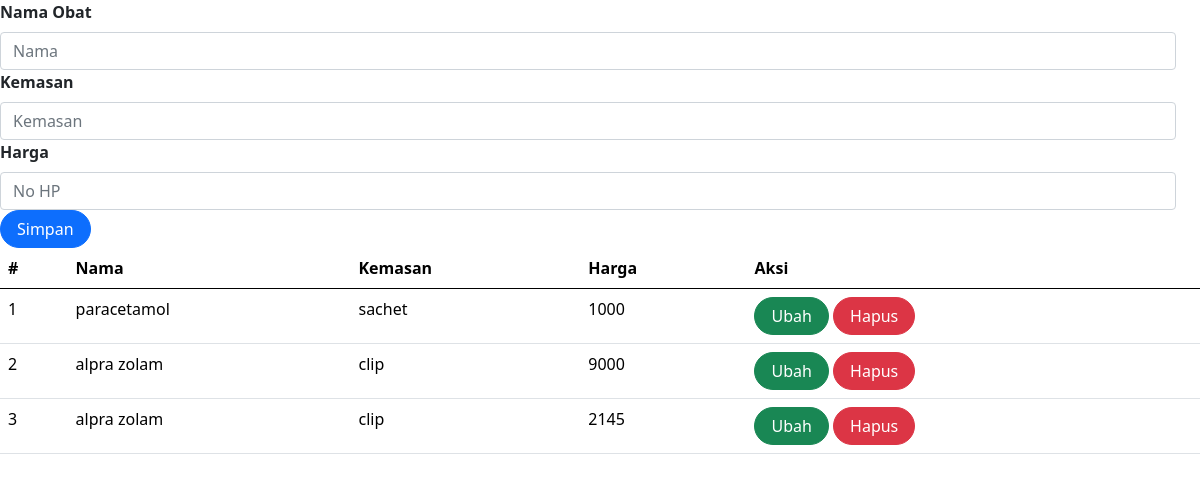
/obat.php, run on the app's committed database.
### tables this page shows
CREATE TABLE `obat` (
  `id` int(11) UNSIGNED NOT NULL,
  `nama_obat` varbinary(50) NOT NULL,
  `kemasan` varchar(35) NOT NULL,
  `harga` int(11) NOT NULL
);

### obat.php (the view, shortened to what this page needs)
<?php
include_once("koneksi.php");
?>
<!DOCTYPE html>
<html lang="en">
    <head>
        <link rel="stylesheet" href="assets/css/bootstrap.css">
        <link href="https://cdn.jsdelivr.net/npm/bootstrap@5.0.2/dist/css/bootstrap.min.css"
        rel="stylesheet"
>
    </head>
    <body>
        <form class="form row" method="POST" action="" name="myForm" onsubmit="return(validate());">
            <?php
            $nama = '';
            $kemasan = '';
            $harga = '';
            ?>
            <div class="row">
                <div class="col-12">
                    <label for="inputNamaObat" class="form-label fw-bold">
                        Nama Obat
                    </label>
                    <input type="text" class="form-control" name="nama_obat" id="inputNamaObat" placeholder="Nama" value="<?php echo $nama ?>">
                </div>
                <div class="col-12">
                    <label for="inputKemasan" class="form-label fw-bold">
                        Kemasan
                    </label>
                    <input type="text" class="form-control" name="kemasan" id="inputKemasan" placeholder="Kemasan" value="<?php echo $kemasan ?>">
                </div>
                <div class="col-12">
                    <label for="inputHarga" class="form-label fw-bold">
                    Harga
                    </label>
                    <input type="number" class="form-control" name="harga" id="inputHarga" placeholder="No HP" value="<?php echo $harga ?>">
                </div>
                <div class="col-12">
                    <button type="submit" class="btn btn-primary rounded-pill px-3" name="simpan">Simpan</button>
                </div>
            </div>
        </form>
        <table class="table table-hover">
            <thead>
                <tr>
                    <th scope="col">#</th>
                    <th scope="col">Nama</th>
                    <th scope="col">Kemasan</th>
                    <th scope="col">Harga</th>
                    <th scope="col">Aksi</th>
                </tr>
            </thead>
            <tbody>
                <?php
                    $result = mysqli_query($mysqli, "SELECT * FROM obat");
                    $no = 1;
                    while ($data = mysqli_fetch_array($result)) {
                    ?>
                        <tr>
                            <td><?php echo $no++ ?></td>
                            <td><?php echo $data['nama_obat'] ?></td>
                            <td><?php echo $data['kemasan'] ?></td>
                            <td><?php echo $data['harga'] ?></td>
                            <td>
                                <a class="btn btn-success rounded-pill px-3"
                                href="index.php?page=obat&id=<?php echo $data['id'] ?>">Ubah</a>
                                <a class="btn btn-danger rounded-pill px-3"
                                href="index.php?page=obat&aksi=hapus&id=<?php echo $data['id'] ?>">Hapus</a>
                            </td>
                        </tr>
                    <?php
                    }
                ?>
            </tbody>
        </table>
    </body>
</html>

### data on the page
obat: nama_obat "paracetamol", kemasan "sachet", harga "1000"
obat: nama_obat "alpra zolam", kemasan "clip", harga "9000"
obat: nama_obat "alpra zolam", kemasan "clip", harga "2145"
